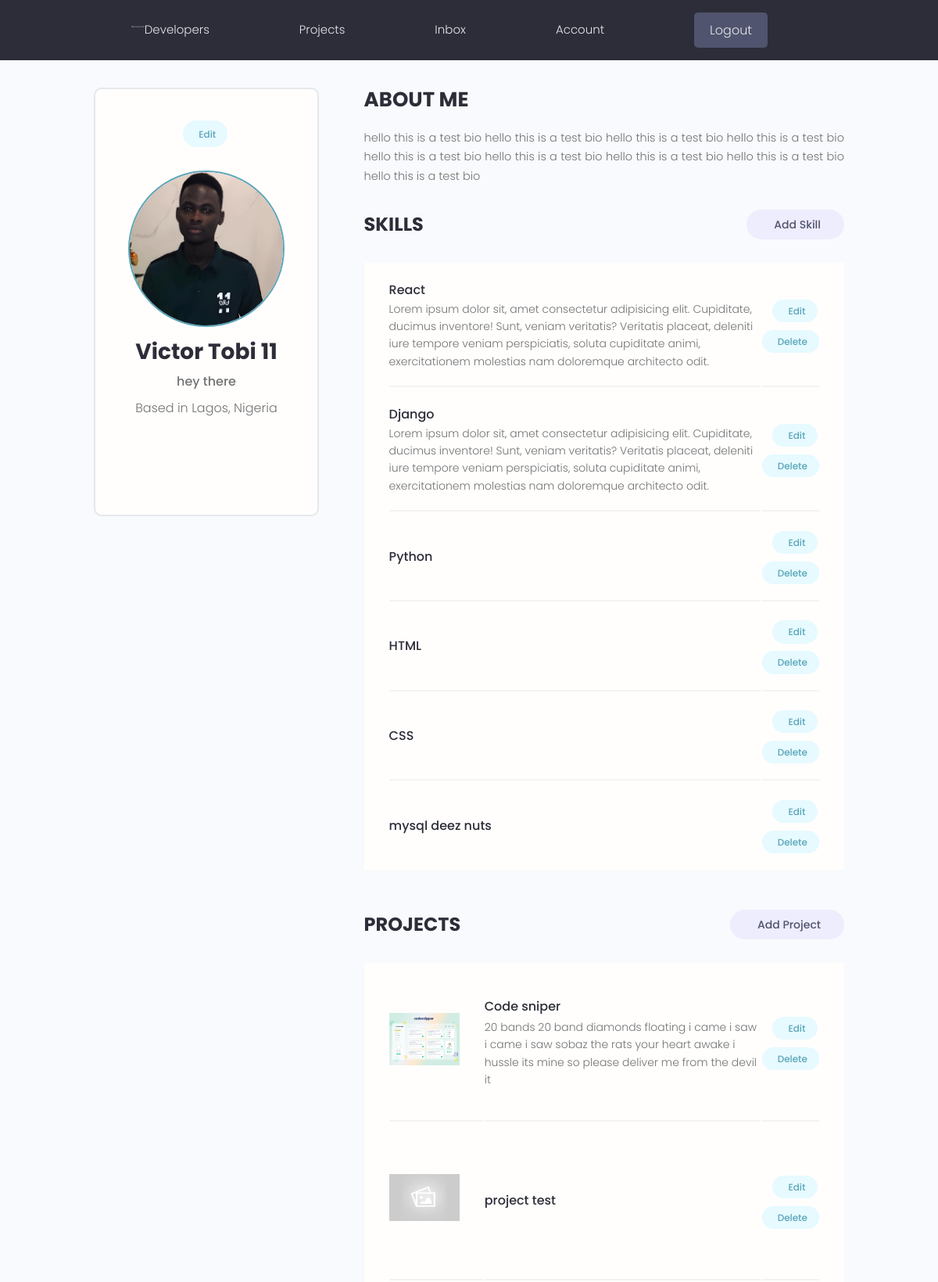
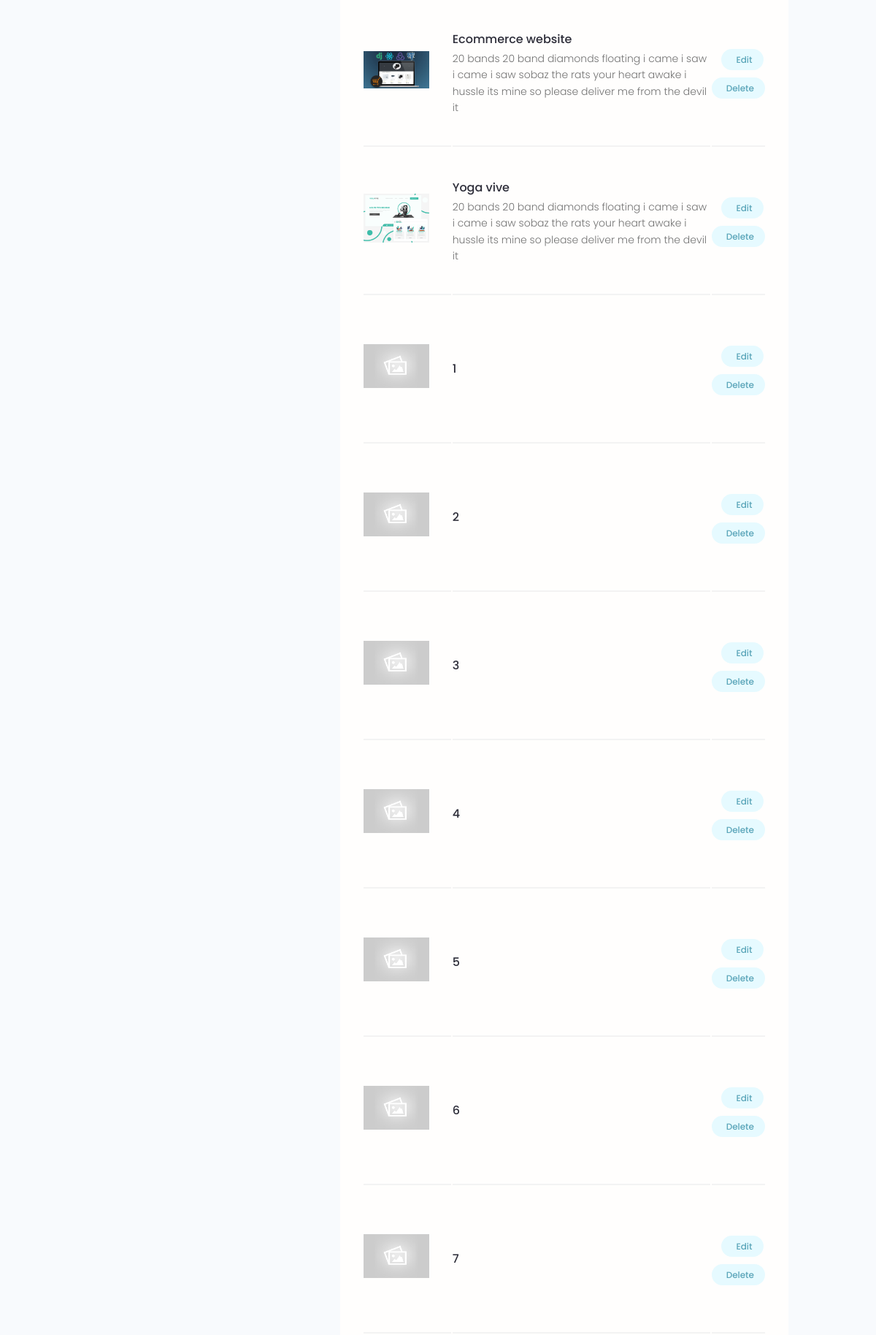
The app's page /account/ (signed in, upper part) with its own data (2 pictures, top to bottom).
### users/models.py (models this page shows, shortened)
class Profile(models.Model):
    user = models.OneToOneField(User, on_delete=models.CASCADE, null=True, blank=True)
    name = models.CharField(max_length=200, blank=True, null=True)
    email = models.EmailField(max_length=500, blank=True, null=True)
    username = models.CharField(max_length=200, blank=True, null=True)
    location = models.CharField(max_length=200, blank=True, null=True)
    short_intro = models.CharField(max_length=200, blank=True, null=True)
    bio = models.TextField(blank=True, null=True)
    profile_image = models.ImageField(
        null=True, blank=True, upload_to='profiles/', default="profiles/user-default.png")
    social_github = models.CharField(max_length=200, blank=True, null=True)
    social_twitter = models.CharField(max_length=200, blank=True, null=True)
    social_linkedin = models.CharField(max_length=200, blank=True, null=True)
    social_youtube = models.CharField(max_length=200, blank=True, null=True)
    social_website = models.CharField(max_length=200, blank=True, null=True)
    created = models.DateTimeField(auto_now_add=True)
    id = models.UUIDField(default=uuid.uuid4, unique=True,
         primary_key=True, editable=False)

class Skill(models.Model):
    owner = models.ForeignKey(
        Profile, on_delete=models.CASCADE, null=True, blank=True)
    name = models.CharField(max_length=200, blank=True)
    description = models.TextField(null=True, blank=True)
    created = models.DateTimeField(auto_now_add=True)
    id = models.UUIDField(default=uuid.uuid4, unique=True,
                            primary_key=True, editable=False)

### projects/models.py (models this page shows, shortened)
class Project(models.Model):
    owner = models.ForeignKey(Profile, null=True, blank=True, on_delete=models.SET_NULL)
    title = models.CharField(max_length=200)
    description = models.TextField(null=True, blank=True)
    featured_image = models.ImageField(null=True, blank=True, default="default.jpg")
    demo_link = models.CharField(max_length=2000, null=True, blank=True)
    source_link = models.CharField(max_length=2000, null=True, blank=True)
    tags = models.ManyToManyField('Tag', blank=True)
    vote_total = models.IntegerField(default=0, null=True, blank=True)
    vote_ratio = models.IntegerField(default=0, null=True, blank=True)
    created = models.DateTimeField(auto_now_add=True)
    id = models.UUIDField(default=uuid.uuid4, unique=True,
             primary_key=True, editable=False)
    class Meta:
        ordering = ['-vote_ratio', '-vote_total', 'title']

### users/views.py (the view)
# urls.py: path('account/', views.userAccount, name='account'),
@login_required(login_url='login')
def userAccount(request):
    profile = request.user.profile
    skills = profile.skill_set.all()
    projects = profile.project_set.all()
    context = {'profile': profile, 'skills': skills, 'projects':projects}
    return render(request, 'users/account.html', context)

### users/templates/users/account.html (shortened to what this page needs)
{% extends 'main.html' %}
{% block content %}
<main class="settingsPage profile my-md">
  <div class="container">
    <div class="layout">
      <div class="column column--1of3">
        <div class="card text-center">
          <div class="card__body dev">
            <a class="tag tag--pill tag--main settings__btn" href="{% url 'edit-account' %}"> Edit</a>
            <img class="avatar avatar--xl dev__avatar" src="{{profile.profile_image.url}}" />
            <h2 class="dev__name">{{ profile.name }}</h2>
            <p class="dev__title">{{ profile.short_intro }}</p>
            <p class="dev__location">Based in {{ profile.location }}</p>
            <ul class="dev__social">
              {% if profile.social_github %}
              <li>
              </li>
              {% endif %}
              {% if profile.social_twitter %}
              <li>
              </li>
              {% endif %}
              {% if profile.social_linkedin %}
              <li>
              </li>
              {% endif %}
              {% if profile.social_website %}
              <li>
              </li>
              {% endif %}
            </ul>
          </div>
        </div>
      </div>
      <div class="column column--2of3">
        <div class="devInfo">
          <h3 class="devInfo__title">About Me</h3>
          <p class="devInfo__about">{{profile.bio}}</p>
        </div>
        <div class="settings">
          <h3 class="settings__title">Skills</h3>
          <a class="tag tag--pill tag--sub settings__btn tag--lg" href="{% url 'create-skill' %}"> Add Skill</a>
        </div>
        <table class="settings__table">
          {% for skill in skills %}
          <tr>
            <td class="settings__tableInfo">
              <h4>{{skill.name}}</h4>
              <p>{{skill.description}}</p>
            </td>
            <td class="settings__tableActions">
              <a class="tag tag--pill tag--main settings__btn" href="{% url 'update-skill' skill.id %}"> Edit</a>
              <a class="tag tag--pill tag--main settings__btn" href="{% url 'delete-skill' skill.id %}?next=/account">
                Delete</a>
            </td>
          </tr>
          {% endfor %}
        </table>
        <div class="settings">
          <h3 class="settings__title">Projects</h3>
          <a class="tag tag--pill tag--sub settings__btn tag--lg" href="{% url 'create-project' %}"> Add Project</a>
        </div>
        <table class="settings__table">
         {% for project in projects %}
          <tr>
            <td class="settings__thumbnail">
              <a href="{% url 'project' project.id %}"><img src="{{project.featured_image.url}}" alt="Project Thumbnail" /></a>
            </td>
            <td class="settings__tableInfo">
              <a href="{% url 'project' project.id %}">{{project.title}}</a>
              <p>{{project.description|slice:"150"}}</p>
            </td>
            <td class="settings__tableActions">
              <a class="tag tag--pill tag--main settings__btn" href="{% url 'update-project' project.id %}"> Edit</a>
              <a class="tag tag--pill tag--main settings__btn" href="{% url 'delete-project' project.id %}?next=/account">
                Delete</a>
            </td>
          </tr>
         {% endfor %}
        </table>
      </div>
    </div>
  </div>
</main>
{% endblock content %}

### static/styles/app.css (style rules this page uses)
:root { --color-sub: #2d2d39; }
.card { border: 2px solid var(--color-light); }
img { width: 100%; }
.profile .card > .dev { padding: 4rem; }
.dev__avatar { display: block; margin: auto; }
.dev__name { color: var(--color-sub); font-size: 2.8rem; font-weight: 700; margin-top: 1rem; margin-bottom: 0.5rem; }
.dev__title { font-size: 1.6rem; font-weight: 500; line-height: 1.3; }
.dev__location { margin-top: 1rem; }
.dev__social { margin: 3rem 0; list-style: none; display: flex; justify-content: center; gap: 1.5rem; }
.devInfo { margin-bottom: 3rem; }
.devInfo__title, .devInfo__subtitle { font-size: 2.6rem; color: var(--color-sub); text-transform: uppercase; font-weight: 700; margin-bottom: 1.5rem; }
.devInfo__about, .devSkill__info { font-size: 1.45rem; line-height: 1.7; text-align: justify; }
.settingsPage .dev > .settings__btn { display: inline-block; margin-bottom: 3rem; }
.settings { display: flex; justify-content: space-between; align-items: center; }
.settings__title { font-size: 2.4rem; text-transform: uppercase; font-weight: 700; color: var(--color-sub); }
.settings__table { margin-top: 3rem; margin-bottom: 5rem; padding: 0 3rem; background: var(--color-white); }
.settings__table tr { width: 100%; }
.settings__table tr > td { padding: 2rem 0; }
.settings__table tr:not(:last-child) td { border-bottom: 2px solid var(--color-white-light); }
.settings__thumbnail { width: 23%; min-width: 10rem; }
.settings__thumbnail img { padding-right: 3rem; height: 15rem; object-fit: contain; }
.settings__tableInfo { width: 100%; }
.settings__tableInfo h4, .settings__tableInfo a { padding-right: 1rem; width: auto; font-size: 1.6rem; font-weight: 500; color: var(--color-sub); }
.settings__tableInfo p { font-size: 1.4rem; }
.settings__tableActions { text-align: right; }

### static/uikit/styles/modules/_variables.css (style rules this page uses)
:root { --color-main: #5aa5b9; --color-main-light: #e6faff; --color-sub: #3f4156; --color-sub-light: #51546e; --color-sub-lighter: #ededfd; --color-text: #737373; --color-gray: #8b8b8b; --color-light: #e5e7eb; --color-light-gray: #767676; --color-bg: #f8fafd; --color-white: #fffefd; --color-white-light: #f3f3f3; --color-success: #359e64; --color-success-bg: #def8e8; --color-error: #fc4b0b; --color-error-bg: #fff2ee; --font-base: 'Poppins', arial, helvetica, 'Segoe UI', roboto, ubuntu, sans-serif; --font-monospace: 'Fira Code', 'Courier New', courier, monospace; --font-regular: 300; --font-medium: 500; --font-bold: 700; --generic-shadow: 1px 1px 5px #00000010; --generic-transition: all 0.3s ease-in-out; }

### static/uikit/styles/modules/_base.css (style rules this page uses)
* { margin: 0; padding: 0; box-sizing: border-box; text-rendering: optimizeLegibility; color: inherit; font-size: inherit; }
html { font-size: 50%; }
@media only screen and (min-width: 480px) { html { font-size: 56.25%; } }
@media only screen and (min-width: 1200px) { html { font-size: 62.5%; } }
body { line-height: 1.6; font-weight: 400; font-size: 1.5rem; color: var(--color-text); background-color: var(--color-bg); min-height: 100vh; }

### static/uikit/styles/modules/_typography.css (style rules this page uses)
* { font-family: var(--font-base); }
h2 { font-size: 3.6rem; font-weight: var(--font-bold); }
h3 { font-size: 3.2rem; font-weight: var(--font-medium); }
h4 { font-size: 2.8rem; font-weight: var(--font-medium); }
p, span, strong { font-size: 1.6rem; color: var(--color-text); font-weight: var(--font-regular); }
a { padding-bottom: 2px; text-decoration: none; display: inline-block; color: var(--color-main); font-weight: var(--font-medium); }

### static/uikit/styles/modules/_utilities.css (style rules this page uses)
.container { width: 92%; max-width: 165rem; margin: 0 auto; box-sizing: border-box; }
@media screen and (min-width: 1000px) { .container { width: 90%; } }
@media screen and (min-width: 1200px) { .container { width: 80%; } }
.text-center { text-align: center; }
.my-md { margin: 3rem auto; }

### static/uikit/styles/modules/_avatar.css (style rules this page uses)
.avatar { border-radius: 50%; border: 2px solid var(--color-main); object-fit: cover; }
.avatar--xl { height: 20rem; width: 20rem; }

### static/uikit/styles/modules/_card.css (style rules this page uses)
.card { border-radius: 1rem; background-color: var(--color-white); border: 1.5px solid var(--color-light); width: auto; height: auto; margin-top: 0.5rem; margin-bottom: 0.5rem; overflow: hidden; }
.card__body, .card__header { padding: 2rem 2.5rem; }

### static/uikit/styles/modules/_layout.css (style rules this page uses)
.layout { display: flex; flex-flow: row wrap; justify-content: space-between; }
.layout > .column { margin-bottom: 3rem; }
.layout > .column.column--1of3 { flex-basis: 30%; }
.layout > .column.column--2of3 { flex-basis: 64%; }

### records on screen
Profile: profile_image (picture), name "Victor Tobi 11", short_intro "hey there", location "Lagos, Nigeria", bio "hello this is a test bio hello this is a test bio hello this is a test bio hello this is a test bio hello this is a test bio hello this is a test bio hello this is a test bio hello this is a test bio hello this is a test bio"
Skill: name "React", description "Lorem ipsum dolor sit, amet consectetur adipisicing elit. Cupiditate, ducimus inventore! Sunt, veniam veritatis? Veritatis placeat, deleniti iure tempore veniam perspiciatis, soluta cupiditate animi, exercitationem molestias nam doloremque architecto odit."
Skill: name "Django", description "Lorem ipsum dolor sit, amet consectetur adipisicing elit. Cupiditate, ducimus inventore! Sunt, veniam veritatis? Veritatis placeat, deleniti iure tempore veniam perspiciatis, soluta cupiditate animi, exercitationem molestias nam doloremque architecto odit."
Skill: name "Python"
Skill: name "HTML"
Skill: name "CSS"
Skill: name "mysql deez nuts"
Project: featured_image (picture), title "Code sniper", description "20 bands 20 band diamonds floating i came i saw i came i saw sobaz the rats your heart awake i hussle its mine so please deliver me from the devil it"
Project: featured_image (placeholder picture), title "project test"
Project: featured_image (picture), title "Ecommerce website", description "20 bands 20 band diamonds floating i came i saw i came i saw sobaz the rats your heart awake i hussle its mine so please deliver me from the devil it"
Project: featured_image (picture), title "Yoga vive", description "20 bands 20 band diamonds floating i came i saw i came i saw sobaz the rats your heart awake i hussle its mine so please deliver me from the devil it"
Project: featured_image (placeholder picture), title "1"
Project: featured_image (placeholder picture), title "2"
Project: featured_image (placeholder picture), title "3"
Project: featured_image (placeholder picture), title "4"
Project: featured_image (placeholder picture), title "5"
Project: featured_image (placeholder picture), title "6"
Project: featured_image (placeholder picture), title "7"
